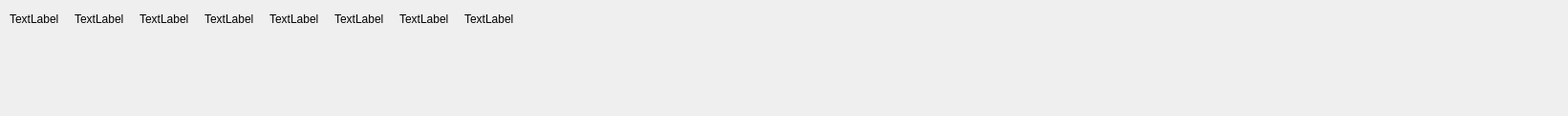
<?xml version="1.0" encoding="UTF-8"?>
<ui version="4.0">
 <class>Form</class>
 <widget class="QWidget" name="Form">
  <property name="geometry">
   <rect>
    <x>0</x>
    <y>0</y>
    <width>1641</width>
    <height>121</height>
   </rect>
  </property>
  <property name="sizePolicy">
   <sizepolicy hsizetype="Preferred" vsizetype="Preferred">
    <horstretch>0</horstretch>
    <verstretch>0</verstretch>
   </sizepolicy>
  </property>
  <property name="windowTitle">
   <string>Form</string>
  </property>
  <widget class="QWidget" name="horizontalLayoutWidget">
   <property name="geometry">
    <rect>
     <x>0</x>
     <y>0</y>
     <width>1641</width>
     <height>121</height>
    </rect>
   </property>
   <layout class="QHBoxLayout" name="client_row">
    <property name="sizeConstraint">
     <enum>QLayout::SetFixedSize</enum>
    </property>
    <item>
     <spacer name="verticalSpacer">
      <property name="orientation">
       <enum>Qt::Vertical</enum>
      </property>
      <property name="sizeType">
       <enum>QSizePolicy::Expanding</enum>
      </property>
      <property name="sizeHint" stdset="0">
       <size>
        <width>10</width>
        <height>40</height>
       </size>
      </property>
     </spacer>
    </item>
    <item>
     <widget class="QLabel" name="comments">
      <property name="sizePolicy">
       <sizepolicy hsizetype="Fixed" vsizetype="Preferred">
        <horstretch>0</horstretch>
        <verstretch>0</verstretch>
       </sizepolicy>
      </property>
      <property name="layoutDirection">
       <enum>Qt::LeftToRight</enum>
      </property>
      <property name="text">
       <string>TextLabel</string>
      </property>
     </widget>
    </item>
    <item>
     <spacer name="verticalSpacer_6">
      <property name="orientation">
       <enum>Qt::Vertical</enum>
      </property>
      <property name="sizeType">
       <enum>QSizePolicy::Expanding</enum>
      </property>
      <property name="sizeHint" stdset="0">
       <size>
        <width>10</width>
        <height>40</height>
       </size>
      </property>
     </spacer>
    </item>
    <item>
     <widget class="QLabel" name="employer2">
      <property name="sizePolicy">
       <sizepolicy hsizetype="Fixed" vsizetype="Preferred">
        <horstretch>0</horstretch>
        <verstretch>0</verstretch>
       </sizepolicy>
      </property>
      <property name="layoutDirection">
       <enum>Qt::LeftToRight</enum>
      </property>
      <property name="text">
       <string>TextLabel</string>
      </property>
     </widget>
    </item>
    <item>
     <spacer name="verticalSpacer_7">
      <property name="orientation">
       <enum>Qt::Vertical</enum>
      </property>
      <property name="sizeType">
       <enum>QSizePolicy::Expanding</enum>
      </property>
      <property name="sizeHint" stdset="0">
       <size>
        <width>10</width>
        <height>40</height>
       </size>
      </property>
     </spacer>
    </item>
    <item>
     <widget class="QLabel" name="employer1">
      <property name="sizePolicy">
       <sizepolicy hsizetype="Fixed" vsizetype="Preferred">
        <horstretch>0</horstretch>
        <verstretch>0</verstretch>
       </sizepolicy>
      </property>
      <property name="layoutDirection">
       <enum>Qt::LeftToRight</enum>
      </property>
      <property name="text">
       <string>TextLabel</string>
      </property>
     </widget>
    </item>
    <item>
     <spacer name="verticalSpacer_5">
      <property name="orientation">
       <enum>Qt::Vertical</enum>
      </property>
      <property name="sizeType">
       <enum>QSizePolicy::Expanding</enum>
      </property>
      <property name="sizeHint" stdset="0">
       <size>
        <width>10</width>
        <height>40</height>
       </size>
      </property>
     </spacer>
    </item>
    <item>
     <widget class="QLabel" name="address">
      <property name="sizePolicy">
       <sizepolicy hsizetype="Fixed" vsizetype="Preferred">
        <horstretch>0</horstretch>
        <verstretch>0</verstretch>
       </sizepolicy>
      </property>
      <property name="layoutDirection">
       <enum>Qt::LeftToRight</enum>
      </property>
      <property name="text">
       <string>TextLabel</string>
      </property>
     </widget>
    </item>
    <item>
     <spacer name="verticalSpacer_8">
      <property name="orientation">
       <enum>Qt::Vertical</enum>
      </property>
      <property name="sizeType">
       <enum>QSizePolicy::Expanding</enum>
      </property>
      <property name="sizeHint" stdset="0">
       <size>
        <width>10</width>
        <height>40</height>
       </size>
      </property>
     </spacer>
    </item>
    <item>
     <widget class="QLabel" name="national_id">
      <property name="sizePolicy">
       <sizepolicy hsizetype="Fixed" vsizetype="Preferred">
        <horstretch>0</horstretch>
        <verstretch>0</verstretch>
       </sizepolicy>
      </property>
      <property name="layoutDirection">
       <enum>Qt::LeftToRight</enum>
      </property>
      <property name="text">
       <string>TextLabel</string>
      </property>
     </widget>
    </item>
    <item>
     <spacer name="verticalSpacer_3">
      <property name="orientation">
       <enum>Qt::Vertical</enum>
      </property>
      <property name="sizeHint" stdset="0">
       <size>
        <width>10</width>
        <height>40</height>
       </size>
      </property>
     </spacer>
    </item>
    <item>
     <widget class="QLabel" name="passport_no">
      <property name="sizePolicy">
       <sizepolicy hsizetype="Fixed" vsizetype="Preferred">
        <horstretch>0</horstretch>
        <verstretch>0</verstretch>
       </sizepolicy>
      </property>
      <property name="layoutDirection">
       <enum>Qt::LeftToRight</enum>
      </property>
      <property name="text">
       <string>TextLabel</string>
      </property>
     </widget>
    </item>
    <item>
     <spacer name="verticalSpacer_4">
      <property name="orientation">
       <enum>Qt::Vertical</enum>
      </property>
      <property name="sizeType">
       <enum>QSizePolicy::Expanding</enum>
      </property>
      <property name="sizeHint" stdset="0">
       <size>
        <width>10</width>
        <height>40</height>
       </size>
      </property>
     </spacer>
    </item>
    <item>
     <widget class="QLabel" name="last_name">
      <property name="sizePolicy">
       <sizepolicy hsizetype="Fixed" vsizetype="Preferred">
        <horstretch>0</horstretch>
        <verstretch>0</verstretch>
       </sizepolicy>
      </property>
      <property name="layoutDirection">
       <enum>Qt::LeftToRight</enum>
      </property>
      <property name="text">
       <string>TextLabel</string>
      </property>
     </widget>
    </item>
    <item>
     <spacer name="verticalSpacer_2">
      <property name="orientation">
       <enum>Qt::Vertical</enum>
      </property>
      <property name="sizeType">
       <enum>QSizePolicy::Expanding</enum>
      </property>
      <property name="sizeHint" stdset="0">
       <size>
        <width>10</width>
        <height>40</height>
       </size>
      </property>
     </spacer>
    </item>
    <item>
     <widget class="QLabel" name="first_name">
      <property name="sizePolicy">
       <sizepolicy hsizetype="Fixed" vsizetype="Preferred">
        <horstretch>0</horstretch>
        <verstretch>0</verstretch>
       </sizepolicy>
      </property>
      <property name="layoutDirection">
       <enum>Qt::RightToLeft</enum>
      </property>
      <property name="text">
       <string>TextLabel</string>
      </property>
     </widget>
    </item>
   </layout>
  </widget>
 </widget>
 <resources/>
 <connections/>
</ui>
